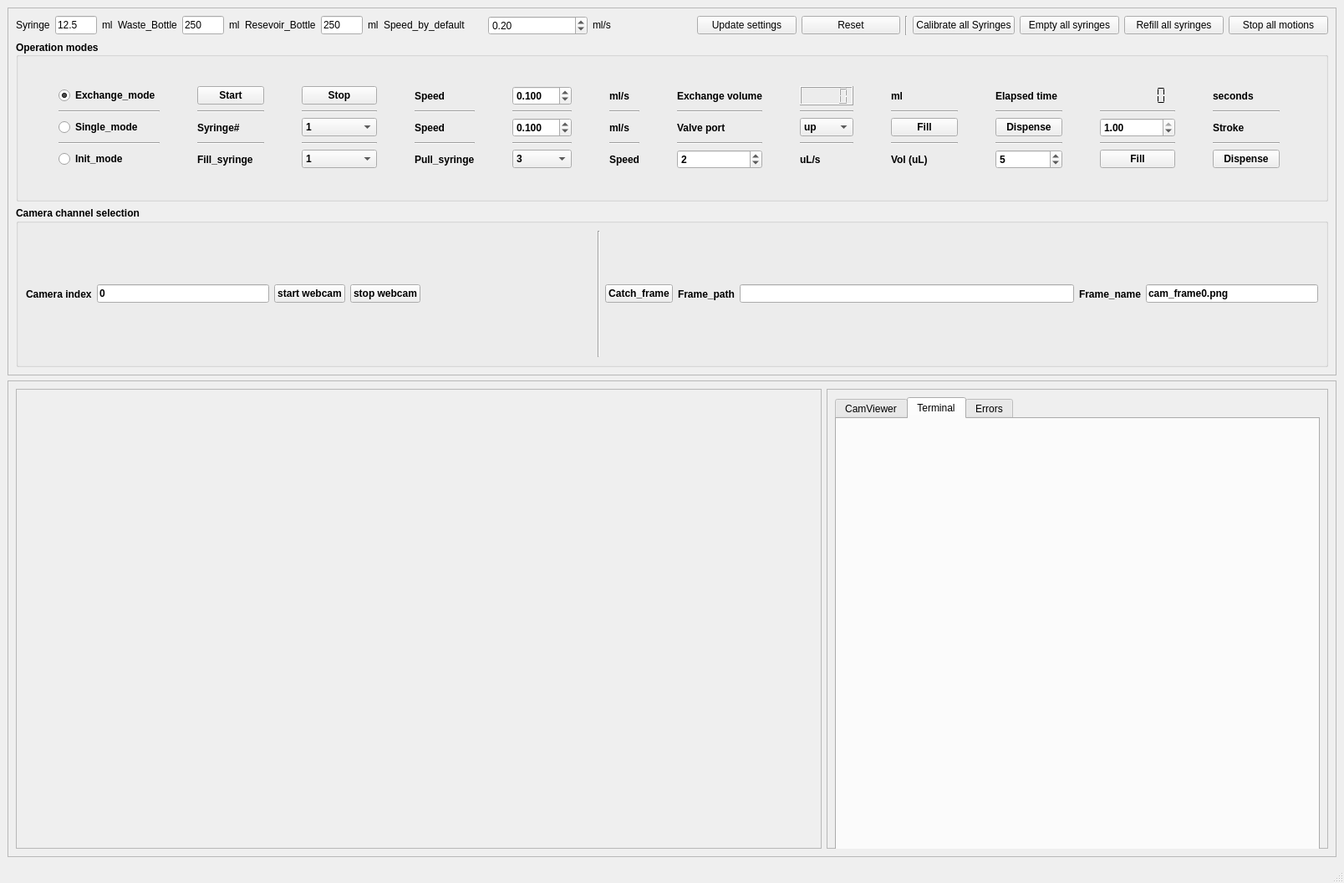
<?xml version="1.0" encoding="UTF-8"?>
<ui version="4.0">
 <class>MainWindow</class>
 <widget class="QMainWindow" name="MainWindow">
  <property name="geometry">
   <rect>
    <x>0</x>
    <y>0</y>
    <width>1608</width>
    <height>1056</height>
   </rect>
  </property>
  <property name="sizePolicy">
   <sizepolicy hsizetype="Preferred" vsizetype="MinimumExpanding">
    <horstretch>0</horstretch>
    <verstretch>0</verstretch>
   </sizepolicy>
  </property>
  <property name="maximumSize">
   <size>
    <width>16777215</width>
    <height>1056</height>
   </size>
  </property>
  <property name="windowTitle">
   <string>MainWindow</string>
  </property>
  <widget class="QWidget" name="centralwidget">
   <layout class="QVBoxLayout" name="verticalLayout_4">
    <item>
     <widget class="QFrame" name="frame_2">
      <property name="sizePolicy">
       <sizepolicy hsizetype="Expanding" vsizetype="Expanding">
        <horstretch>0</horstretch>
        <verstretch>0</verstretch>
       </sizepolicy>
      </property>
      <property name="frameShape">
       <enum>QFrame::StyledPanel</enum>
      </property>
      <property name="frameShadow">
       <enum>QFrame::Raised</enum>
      </property>
      <layout class="QVBoxLayout" name="verticalLayout_3">
       <item>
        <layout class="QHBoxLayout" name="horizontalLayout">
         <item>
          <widget class="QLabel" name="label_3">
           <property name="sizePolicy">
            <sizepolicy hsizetype="Fixed" vsizetype="Fixed">
             <horstretch>0</horstretch>
             <verstretch>0</verstretch>
            </sizepolicy>
           </property>
           <property name="text">
            <string>Syringe</string>
           </property>
          </widget>
         </item>
         <item>
          <widget class="QLineEdit" name="lineEdit_syringe_size">
           <property name="sizePolicy">
            <sizepolicy hsizetype="Fixed" vsizetype="Fixed">
             <horstretch>0</horstretch>
             <verstretch>0</verstretch>
            </sizepolicy>
           </property>
           <property name="maximumSize">
            <size>
             <width>50</width>
             <height>16777215</height>
            </size>
           </property>
           <property name="text">
            <string>12.5</string>
           </property>
          </widget>
         </item>
         <item>
          <widget class="QLabel" name="label_4">
           <property name="sizePolicy">
            <sizepolicy hsizetype="Fixed" vsizetype="Fixed">
             <horstretch>0</horstretch>
             <verstretch>0</verstretch>
            </sizepolicy>
           </property>
           <property name="text">
            <string>ml</string>
           </property>
          </widget>
         </item>
         <item>
          <widget class="QLabel" name="label_5">
           <property name="sizePolicy">
            <sizepolicy hsizetype="Fixed" vsizetype="Fixed">
             <horstretch>0</horstretch>
             <verstretch>0</verstretch>
            </sizepolicy>
           </property>
           <property name="text">
            <string>Waste_Bottle</string>
           </property>
          </widget>
         </item>
         <item>
          <widget class="QLineEdit" name="lineEdit_waste_bottle_size">
           <property name="sizePolicy">
            <sizepolicy hsizetype="Fixed" vsizetype="Fixed">
             <horstretch>0</horstretch>
             <verstretch>0</verstretch>
            </sizepolicy>
           </property>
           <property name="maximumSize">
            <size>
             <width>50</width>
             <height>16777215</height>
            </size>
           </property>
           <property name="text">
            <string>250</string>
           </property>
          </widget>
         </item>
         <item>
          <widget class="QLabel" name="label_6">
           <property name="sizePolicy">
            <sizepolicy hsizetype="Fixed" vsizetype="Fixed">
             <horstretch>0</horstretch>
             <verstretch>0</verstretch>
            </sizepolicy>
           </property>
           <property name="text">
            <string>ml</string>
           </property>
          </widget>
         </item>
         <item>
          <widget class="QLabel" name="label_7">
           <property name="sizePolicy">
            <sizepolicy hsizetype="Fixed" vsizetype="Fixed">
             <horstretch>0</horstretch>
             <verstretch>0</verstretch>
            </sizepolicy>
           </property>
           <property name="text">
            <string>Resevoir_Bottle</string>
           </property>
          </widget>
         </item>
         <item>
          <widget class="QLineEdit" name="lineEdit_resevoir_bottle_size">
           <property name="sizePolicy">
            <sizepolicy hsizetype="Fixed" vsizetype="Fixed">
             <horstretch>0</horstretch>
             <verstretch>0</verstretch>
            </sizepolicy>
           </property>
           <property name="maximumSize">
            <size>
             <width>50</width>
             <height>16777215</height>
            </size>
           </property>
           <property name="text">
            <string>250</string>
           </property>
          </widget>
         </item>
         <item>
          <widget class="QLabel" name="label_8">
           <property name="sizePolicy">
            <sizepolicy hsizetype="Fixed" vsizetype="Fixed">
             <horstretch>0</horstretch>
             <verstretch>0</verstretch>
            </sizepolicy>
           </property>
           <property name="text">
            <string>ml</string>
           </property>
          </widget>
         </item>
         <item>
          <widget class="QLabel" name="label_23">
           <property name="sizePolicy">
            <sizepolicy hsizetype="Preferred" vsizetype="Fixed">
             <horstretch>0</horstretch>
             <verstretch>0</verstretch>
            </sizepolicy>
           </property>
           <property name="text">
            <string>Speed_by_default</string>
           </property>
          </widget>
         </item>
         <item>
          <widget class="QDoubleSpinBox" name="doubleSpinBox_default_speed">
           <property name="maximum">
            <double>5.000000000000000</double>
           </property>
           <property name="singleStep">
            <double>0.200000000000000</double>
           </property>
           <property name="value">
            <double>0.200000000000000</double>
           </property>
          </widget>
         </item>
         <item>
          <widget class="QLabel" name="label_24">
           <property name="sizePolicy">
            <sizepolicy hsizetype="Preferred" vsizetype="Fixed">
             <horstretch>0</horstretch>
             <verstretch>0</verstretch>
            </sizepolicy>
           </property>
           <property name="text">
            <string>ml/s</string>
           </property>
          </widget>
         </item>
         <item>
          <widget class="QPushButton" name="pushButton_update">
           <property name="sizePolicy">
            <sizepolicy hsizetype="Preferred" vsizetype="Fixed">
             <horstretch>0</horstretch>
             <verstretch>0</verstretch>
            </sizepolicy>
           </property>
           <property name="text">
            <string>Update settings</string>
           </property>
          </widget>
         </item>
         <item>
          <widget class="QPushButton" name="pushButton_reset_exchange">
           <property name="text">
            <string>Reset</string>
           </property>
          </widget>
         </item>
         <item>
          <widget class="Line" name="line_38">
           <property name="orientation">
            <enum>Qt::Vertical</enum>
           </property>
          </widget>
         </item>
         <item>
          <widget class="QPushButton" name="pushButton">
           <property name="sizePolicy">
            <sizepolicy hsizetype="Preferred" vsizetype="Fixed">
             <horstretch>0</horstretch>
             <verstretch>0</verstretch>
            </sizepolicy>
           </property>
           <property name="text">
            <string>Calibrate all Syringes</string>
           </property>
          </widget>
         </item>
         <item>
          <widget class="QPushButton" name="pushButton_empty_all">
           <property name="sizePolicy">
            <sizepolicy hsizetype="Preferred" vsizetype="Fixed">
             <horstretch>0</horstretch>
             <verstretch>0</verstretch>
            </sizepolicy>
           </property>
           <property name="text">
            <string>Empty all syringes</string>
           </property>
          </widget>
         </item>
         <item>
          <widget class="QPushButton" name="pushButton_refill_all">
           <property name="sizePolicy">
            <sizepolicy hsizetype="Preferred" vsizetype="Fixed">
             <horstretch>0</horstretch>
             <verstretch>0</verstretch>
            </sizepolicy>
           </property>
           <property name="text">
            <string>Refill all syringes</string>
           </property>
          </widget>
         </item>
         <item>
          <widget class="QPushButton" name="pushButton_stop_all">
           <property name="sizePolicy">
            <sizepolicy hsizetype="Preferred" vsizetype="Fixed">
             <horstretch>0</horstretch>
             <verstretch>0</verstretch>
            </sizepolicy>
           </property>
           <property name="text">
            <string>Stop all motions</string>
           </property>
          </widget>
         </item>
        </layout>
       </item>
       <item>
        <widget class="QGroupBox" name="groupBox">
         <property name="font">
          <font>
           <weight>75</weight>
           <bold>true</bold>
          </font>
         </property>
         <property name="title">
          <string>Operation modes</string>
         </property>
         <property name="alignment">
          <set>Qt::AlignLeading|Qt::AlignLeft|Qt::AlignVCenter</set>
         </property>
         <layout class="QVBoxLayout" name="verticalLayout_2">
          <item>
           <layout class="QGridLayout" name="gridLayout">
            <property name="sizeConstraint">
             <enum>QLayout::SetFixedSize</enum>
            </property>
            <property name="topMargin">
             <number>0</number>
            </property>
            <property name="horizontalSpacing">
             <number>-1</number>
            </property>
            <item row="1" column="2">
             <widget class="Line" name="line_4">
              <property name="orientation">
               <enum>Qt::Horizontal</enum>
              </property>
             </widget>
            </item>
            <item row="2" column="1">
             <widget class="QLabel" name="label_17">
              <property name="sizePolicy">
               <sizepolicy hsizetype="Fixed" vsizetype="Preferred">
                <horstretch>0</horstretch>
                <verstretch>0</verstretch>
               </sizepolicy>
              </property>
              <property name="text">
               <string>Syringe#</string>
              </property>
             </widget>
            </item>
            <item row="2" column="2">
             <widget class="QComboBox" name="comboBox_syringe_number">
              <property name="sizePolicy">
               <sizepolicy hsizetype="Preferred" vsizetype="Fixed">
                <horstretch>0</horstretch>
                <verstretch>0</verstretch>
               </sizepolicy>
              </property>
              <item>
               <property name="text">
                <string>1</string>
               </property>
              </item>
              <item>
               <property name="text">
                <string>2</string>
               </property>
              </item>
              <item>
               <property name="text">
                <string>3</string>
               </property>
              </item>
              <item>
               <property name="text">
                <string>4</string>
               </property>
              </item>
             </widget>
            </item>
            <item row="2" column="8">
             <widget class="QPushButton" name="pushButton_fill">
              <property name="text">
               <string>Fill</string>
              </property>
             </widget>
            </item>
            <item row="1" column="10">
             <widget class="Line" name="line_12">
              <property name="orientation">
               <enum>Qt::Horizontal</enum>
              </property>
             </widget>
            </item>
            <item row="2" column="6">
             <widget class="QLabel" name="label_18">
              <property name="text">
               <string>Valve port</string>
              </property>
             </widget>
            </item>
            <item row="1" column="5">
             <widget class="Line" name="line_7">
              <property name="orientation">
               <enum>Qt::Horizontal</enum>
              </property>
             </widget>
            </item>
            <item row="1" column="11">
             <widget class="Line" name="line_13">
              <property name="orientation">
               <enum>Qt::Horizontal</enum>
              </property>
             </widget>
            </item>
            <item row="0" column="0">
             <widget class="QRadioButton" name="radioButton_exchange_mode">
              <property name="sizePolicy">
               <sizepolicy hsizetype="Fixed" vsizetype="Fixed">
                <horstretch>0</horstretch>
                <verstretch>0</verstretch>
               </sizepolicy>
              </property>
              <property name="text">
               <string>Exchange_mode</string>
              </property>
              <property name="checked">
               <bool>true</bool>
              </property>
             </widget>
            </item>
            <item row="2" column="7">
             <widget class="QComboBox" name="comboBox_valve_port">
              <item>
               <property name="text">
                <string>up</string>
               </property>
              </item>
              <item>
               <property name="text">
                <string>left</string>
               </property>
              </item>
              <item>
               <property name="text">
                <string>right</string>
               </property>
              </item>
             </widget>
            </item>
            <item row="2" column="5">
             <widget class="QLabel" name="label_20">
              <property name="text">
               <string>ml/s</string>
              </property>
             </widget>
            </item>
            <item row="1" column="3">
             <widget class="Line" name="line_5">
              <property name="orientation">
               <enum>Qt::Horizontal</enum>
              </property>
             </widget>
            </item>
            <item row="1" column="7">
             <widget class="Line" name="line_9">
              <property name="orientation">
               <enum>Qt::Horizontal</enum>
              </property>
             </widget>
            </item>
            <item row="1" column="6">
             <widget class="Line" name="line_8">
              <property name="orientation">
               <enum>Qt::Horizontal</enum>
              </property>
             </widget>
            </item>
            <item row="1" column="4">
             <widget class="Line" name="line_6">
              <property name="orientation">
               <enum>Qt::Horizontal</enum>
              </property>
             </widget>
            </item>
            <item row="4" column="0">
             <widget class="QRadioButton" name="radioButton_init_mode">
              <property name="text">
               <string>Init_mode</string>
              </property>
             </widget>
            </item>
            <item row="1" column="8">
             <widget class="Line" name="line_10">
              <property name="orientation">
               <enum>Qt::Horizontal</enum>
              </property>
             </widget>
            </item>
            <item row="2" column="4">
             <widget class="QDoubleSpinBox" name="doubleSpinBox_speed_normal_mode">
              <property name="decimals">
               <number>3</number>
              </property>
              <property name="value">
               <double>0.100000000000000</double>
              </property>
             </widget>
            </item>
            <item row="4" column="9">
             <widget class="QSpinBox" name="spinBox_volume_init_mode">
              <property name="maximum">
               <number>10000</number>
              </property>
              <property name="value">
               <number>5</number>
              </property>
             </widget>
            </item>
            <item row="4" column="2">
             <widget class="QComboBox" name="comboBox_pushing_syringe_init_mode">
              <property name="sizePolicy">
               <sizepolicy hsizetype="Fixed" vsizetype="Fixed">
                <horstretch>0</horstretch>
                <verstretch>0</verstretch>
               </sizepolicy>
              </property>
              <property name="maximumSize">
               <size>
                <width>90</width>
                <height>16777215</height>
               </size>
              </property>
              <item>
               <property name="text">
                <string>1</string>
               </property>
              </item>
              <item>
               <property name="text">
                <string>2</string>
               </property>
              </item>
             </widget>
            </item>
            <item row="4" column="10">
             <widget class="QPushButton" name="pushButton_fill_init_mode">
              <property name="text">
               <string>Fill</string>
              </property>
             </widget>
            </item>
            <item row="1" column="9">
             <widget class="Line" name="line_11">
              <property name="orientation">
               <enum>Qt::Horizontal</enum>
              </property>
             </widget>
            </item>
            <item row="1" column="1">
             <widget class="Line" name="line_3">
              <property name="orientation">
               <enum>Qt::Horizontal</enum>
              </property>
             </widget>
            </item>
            <item row="2" column="0">
             <widget class="QRadioButton" name="radioButton_single_mode">
              <property name="text">
               <string>Single_mode</string>
              </property>
             </widget>
            </item>
            <item row="3" column="3">
             <widget class="Line" name="line_28">
              <property name="orientation">
               <enum>Qt::Horizontal</enum>
              </property>
             </widget>
            </item>
            <item row="3" column="1">
             <widget class="Line" name="line_26">
              <property name="orientation">
               <enum>Qt::Horizontal</enum>
              </property>
             </widget>
            </item>
            <item row="3" column="2">
             <widget class="Line" name="line_27">
              <property name="orientation">
               <enum>Qt::Horizontal</enum>
              </property>
             </widget>
            </item>
            <item row="2" column="9">
             <widget class="QPushButton" name="pushButton_dispense">
              <property name="text">
               <string>Dispense</string>
              </property>
             </widget>
            </item>
            <item row="2" column="10">
             <widget class="QDoubleSpinBox" name="doubleSpinBox_stroke_factor">
              <property name="maximum">
               <double>1.000000000000000</double>
              </property>
              <property name="singleStep">
               <double>0.100000000000000</double>
              </property>
              <property name="value">
               <double>1.000000000000000</double>
              </property>
             </widget>
            </item>
            <item row="3" column="0">
             <widget class="Line" name="line">
              <property name="orientation">
               <enum>Qt::Horizontal</enum>
              </property>
             </widget>
            </item>
            <item row="3" column="4">
             <widget class="Line" name="line_29">
              <property name="orientation">
               <enum>Qt::Horizontal</enum>
              </property>
             </widget>
            </item>
            <item row="2" column="11">
             <widget class="QLabel" name="label_22">
              <property name="text">
               <string>Stroke</string>
              </property>
             </widget>
            </item>
            <item row="3" column="10">
             <widget class="Line" name="line_35">
              <property name="orientation">
               <enum>Qt::Horizontal</enum>
              </property>
             </widget>
            </item>
            <item row="3" column="7">
             <widget class="Line" name="line_32">
              <property name="orientation">
               <enum>Qt::Horizontal</enum>
              </property>
             </widget>
            </item>
            <item row="3" column="9">
             <widget class="Line" name="line_34">
              <property name="orientation">
               <enum>Qt::Horizontal</enum>
              </property>
             </widget>
            </item>
            <item row="3" column="11">
             <widget class="Line" name="line_36">
              <property name="orientation">
               <enum>Qt::Horizontal</enum>
              </property>
             </widget>
            </item>
            <item row="3" column="5">
             <widget class="Line" name="line_30">
              <property name="orientation">
               <enum>Qt::Horizontal</enum>
              </property>
             </widget>
            </item>
            <item row="3" column="8">
             <widget class="Line" name="line_33">
              <property name="orientation">
               <enum>Qt::Horizontal</enum>
              </property>
             </widget>
            </item>
            <item row="3" column="6">
             <widget class="Line" name="line_31">
              <property name="orientation">
               <enum>Qt::Horizontal</enum>
              </property>
             </widget>
            </item>
            <item row="0" column="11">
             <widget class="QLabel" name="label_34">
              <property name="sizePolicy">
               <sizepolicy hsizetype="Fixed" vsizetype="Preferred">
                <horstretch>0</horstretch>
                <verstretch>0</verstretch>
               </sizepolicy>
              </property>
              <property name="text">
               <string>seconds</string>
              </property>
             </widget>
            </item>
            <item row="0" column="9">
             <widget class="QLabel" name="label_33">
              <property name="sizePolicy">
               <sizepolicy hsizetype="Fixed" vsizetype="Preferred">
                <horstretch>0</horstretch>
                <verstretch>0</verstretch>
               </sizepolicy>
              </property>
              <property name="text">
               <string>Elapsed time</string>
              </property>
             </widget>
            </item>
            <item row="4" column="3">
             <widget class="QLabel" name="label_25">
              <property name="text">
               <string>Pull_syringe</string>
              </property>
             </widget>
            </item>
            <item row="4" column="7">
             <widget class="QLabel" name="label_27">
              <property name="text">
               <string>uL/s</string>
              </property>
             </widget>
            </item>
            <item row="0" column="1">
             <widget class="QPushButton" name="pushButton_start">
              <property name="text">
               <string>Start</string>
              </property>
             </widget>
            </item>
            <item row="4" column="11">
             <widget class="QPushButton" name="pushButton_dispense_init_mode">
              <property name="text">
               <string>Dispense</string>
              </property>
             </widget>
            </item>
            <item row="0" column="3">
             <widget class="QLabel" name="label">
              <property name="sizePolicy">
               <sizepolicy hsizetype="Fixed" vsizetype="Preferred">
                <horstretch>0</horstretch>
                <verstretch>0</verstretch>
               </sizepolicy>
              </property>
              <property name="text">
               <string>Speed</string>
              </property>
             </widget>
            </item>
            <item row="0" column="4">
             <widget class="QDoubleSpinBox" name="doubleSpinBox">
              <property name="sizePolicy">
               <sizepolicy hsizetype="Fixed" vsizetype="Fixed">
                <horstretch>0</horstretch>
                <verstretch>0</verstretch>
               </sizepolicy>
              </property>
              <property name="decimals">
               <number>3</number>
              </property>
              <property name="maximum">
               <double>100.000000000000000</double>
              </property>
              <property name="singleStep">
               <double>0.050000000000000</double>
              </property>
              <property name="value">
               <double>0.100000000000000</double>
              </property>
             </widget>
            </item>
            <item row="0" column="7">
             <widget class="QLCDNumber" name="lcdNumber_exchange_volume">
              <property name="sizePolicy">
               <sizepolicy hsizetype="Fixed" vsizetype="Minimum">
                <horstretch>0</horstretch>
                <verstretch>0</verstretch>
               </sizepolicy>
              </property>
              <property name="intValue" stdset="0">
               <number>0</number>
              </property>
             </widget>
            </item>
            <item row="4" column="1">
             <widget class="QLabel" name="label_21">
              <property name="text">
               <string>Fill_syringe</string>
              </property>
             </widget>
            </item>
            <item row="0" column="8">
             <widget class="QLabel" name="label_10">
              <property name="sizePolicy">
               <sizepolicy hsizetype="Fixed" vsizetype="Preferred">
                <horstretch>0</horstretch>
                <verstretch>0</verstretch>
               </sizepolicy>
              </property>
              <property name="text">
               <string>ml</string>
              </property>
             </widget>
            </item>
            <item row="4" column="8">
             <widget class="QLabel" name="label_28">
              <property name="text">
               <string>Vol (uL)</string>
              </property>
             </widget>
            </item>
            <item row="4" column="4">
             <widget class="QComboBox" name="comboBox_pulling_syringe_init_mode">
              <item>
               <property name="text">
                <string>3</string>
               </property>
              </item>
              <item>
               <property name="text">
                <string>4</string>
               </property>
              </item>
             </widget>
            </item>
            <item row="0" column="6">
             <widget class="QLabel" name="label_9">
              <property name="sizePolicy">
               <sizepolicy hsizetype="Fixed" vsizetype="Preferred">
                <horstretch>0</horstretch>
                <verstretch>0</verstretch>
               </sizepolicy>
              </property>
              <property name="text">
               <string>Exchange volume</string>
              </property>
             </widget>
            </item>
            <item row="0" column="2">
             <widget class="QPushButton" name="pushButton_stop">
              <property name="text">
               <string>Stop</string>
              </property>
             </widget>
            </item>
            <item row="2" column="3">
             <widget class="QLabel" name="label_19">
              <property name="text">
               <string>Speed</string>
              </property>
             </widget>
            </item>
            <item row="0" column="5">
             <widget class="QLabel" name="label_2">
              <property name="sizePolicy">
               <sizepolicy hsizetype="Fixed" vsizetype="Preferred">
                <horstretch>0</horstretch>
                <verstretch>0</verstretch>
               </sizepolicy>
              </property>
              <property name="text">
               <string>ml/s</string>
              </property>
             </widget>
            </item>
            <item row="4" column="6">
             <widget class="QSpinBox" name="spinBox_speed_init_mode">
              <property name="maximum">
               <number>1000</number>
              </property>
              <property name="value">
               <number>2</number>
              </property>
             </widget>
            </item>
            <item row="4" column="5">
             <widget class="QLabel" name="label_26">
              <property name="text">
               <string>Speed</string>
              </property>
             </widget>
            </item>
            <item row="1" column="0">
             <widget class="Line" name="line_2">
              <property name="orientation">
               <enum>Qt::Horizontal</enum>
              </property>
             </widget>
            </item>
            <item row="0" column="10">
             <widget class="QLCDNumber" name="lcdNumber_time">
              <property name="sizePolicy">
               <sizepolicy hsizetype="Fixed" vsizetype="Minimum">
                <horstretch>0</horstretch>
                <verstretch>0</verstretch>
               </sizepolicy>
              </property>
              <property name="minimumSize">
               <size>
                <width>90</width>
                <height>0</height>
               </size>
              </property>
              <property name="font">
               <font>
                <italic>false</italic>
                <underline>false</underline>
                <kerning>true</kerning>
               </font>
              </property>
              <property name="frameShape">
               <enum>QFrame::Panel</enum>
              </property>
              <property name="frameShadow">
               <enum>QFrame::Raised</enum>
              </property>
              <property name="lineWidth">
               <number>0</number>
              </property>
              <property name="midLineWidth">
               <number>-1</number>
              </property>
              <property name="smallDecimalPoint">
               <bool>true</bool>
              </property>
              <property name="digitCount">
               <number>6</number>
              </property>
              <property name="segmentStyle">
               <enum>QLCDNumber::Flat</enum>
              </property>
              <property name="value" stdset="0">
               <double>0.000000000000000</double>
              </property>
              <property name="intValue" stdset="0">
               <number>0</number>
              </property>
             </widget>
            </item>
           </layout>
          </item>
         </layout>
        </widget>
       </item>
       <item>
        <widget class="QGroupBox" name="groupBox_2">
         <property name="sizePolicy">
          <sizepolicy hsizetype="Preferred" vsizetype="Preferred">
           <horstretch>0</horstretch>
           <verstretch>0</verstretch>
          </sizepolicy>
         </property>
         <property name="font">
          <font>
           <weight>75</weight>
           <bold>true</bold>
          </font>
         </property>
         <property name="title">
          <string>Camera channel selection</string>
         </property>
         <layout class="QHBoxLayout" name="horizontalLayout_4">
          <item>
           <widget class="QLabel" name="label_30">
            <property name="text">
             <string>Camera index</string>
            </property>
           </widget>
          </item>
          <item>
           <widget class="QLineEdit" name="lineEdit_camera_index">
            <property name="text">
             <string>0</string>
            </property>
           </widget>
          </item>
          <item>
           <widget class="QPushButton" name="pushButton_start_webcam">
            <property name="text">
             <string>start webcam</string>
            </property>
           </widget>
          </item>
          <item>
           <widget class="QPushButton" name="pushButton_stop_webcam">
            <property name="text">
             <string>stop webcam</string>
            </property>
           </widget>
          </item>
          <item>
           <spacer name="horizontalSpacer_2">
            <property name="orientation">
             <enum>Qt::Horizontal</enum>
            </property>
            <property name="sizeHint" stdset="0">
             <size>
              <width>40</width>
              <height>20</height>
             </size>
            </property>
           </spacer>
          </item>
          <item>
           <widget class="Line" name="line_37">
            <property name="orientation">
             <enum>Qt::Vertical</enum>
            </property>
           </widget>
          </item>
          <item>
           <widget class="QPushButton" name="pushButton_catch_frame">
            <property name="text">
             <string>Catch_frame</string>
            </property>
           </widget>
          </item>
          <item>
           <widget class="QLabel" name="label_29">
            <property name="text">
             <string>Frame_path</string>
            </property>
           </widget>
          </item>
          <item>
           <widget class="QLineEdit" name="lineEdit_frame_path">
            <property name="minimumSize">
             <size>
              <width>400</width>
              <height>0</height>
             </size>
            </property>
           </widget>
          </item>
          <item>
           <widget class="QLabel" name="label_31">
            <property name="text">
             <string>Frame_name</string>
            </property>
           </widget>
          </item>
          <item>
           <widget class="QLineEdit" name="lineEdit_frame_name">
            <property name="text">
             <string>cam_frame0.png</string>
            </property>
           </widget>
          </item>
         </layout>
        </widget>
       </item>
      </layout>
     </widget>
    </item>
    <item>
     <widget class="QFrame" name="frame">
      <property name="sizePolicy">
       <sizepolicy hsizetype="Minimum" vsizetype="Minimum">
        <horstretch>0</horstretch>
        <verstretch>0</verstretch>
       </sizepolicy>
      </property>
      <property name="maximumSize">
       <size>
        <width>16777215</width>
        <height>700</height>
       </size>
      </property>
      <property name="frameShape">
       <enum>QFrame::StyledPanel</enum>
      </property>
      <property name="frameShadow">
       <enum>QFrame::Raised</enum>
      </property>
      <layout class="QHBoxLayout" name="horizontalLayout_3">
       <item>
        <widget class="QFrame" name="frame_3">
         <property name="sizePolicy">
          <sizepolicy hsizetype="Preferred" vsizetype="Preferred">
           <horstretch>0</horstretch>
           <verstretch>0</verstretch>
          </sizepolicy>
         </property>
         <property name="minimumSize">
          <size>
           <width>800</width>
           <height>520</height>
          </size>
         </property>
         <property name="maximumSize">
          <size>
           <width>16777215</width>
           <height>6500</height>
          </size>
         </property>
         <property name="frameShape">
          <enum>QFrame::StyledPanel</enum>
         </property>
         <property name="frameShadow">
          <enum>QFrame::Raised</enum>
         </property>
         <layout class="QHBoxLayout" name="horizontalLayout_2">
          <item>
           <widget class="syringe_widget" name="widget_psd" native="true">
            <property name="sizePolicy">
             <sizepolicy hsizetype="Preferred" vsizetype="Preferred">
              <horstretch>0</horstretch>
              <verstretch>0</verstretch>
             </sizepolicy>
            </property>
            <property name="maximumSize">
             <size>
              <width>16777215</width>
              <height>6000</height>
             </size>
            </property>
           </widget>
          </item>
         </layout>
        </widget>
       </item>
       <item>
        <widget class="QFrame" name="frame_4">
         <property name="sizePolicy">
          <sizepolicy hsizetype="Preferred" vsizetype="Preferred">
           <horstretch>0</horstretch>
           <verstretch>0</verstretch>
          </sizepolicy>
         </property>
         <property name="minimumSize">
          <size>
           <width>300</width>
           <height>300</height>
          </size>
         </property>
         <property name="maximumSize">
          <size>
           <width>600</width>
           <height>550</height>
          </size>
         </property>
         <property name="frameShape">
          <enum>QFrame::StyledPanel</enum>
         </property>
         <property name="frameShadow">
          <enum>QFrame::Raised</enum>
         </property>
         <layout class="QHBoxLayout" name="horizontalLayout_5">
          <item>
           <widget class="QTabWidget" name="tabWidget">
            <property name="minimumSize">
             <size>
              <width>0</width>
              <height>550</height>
             </size>
            </property>
            <property name="currentIndex">
             <number>1</number>
            </property>
            <widget class="QWidget" name="tab">
             <attribute name="title">
              <string>CamViewer</string>
             </attribute>
             <layout class="QHBoxLayout" name="horizontalLayout_6">
              <item>
               <widget class="QLabel" name="label_cam">
                <property name="text">
                 <string>webcam</string>
                </property>
               </widget>
              </item>
             </layout>
            </widget>
            <widget class="QWidget" name="tab_2">
             <attribute name="title">
              <string>Terminal</string>
             </attribute>
             <layout class="QHBoxLayout" name="horizontalLayout_7">
              <item>
               <widget class="TerminalWidget" name="widget_terminal" native="true"/>
              </item>
             </layout>
            </widget>
            <widget class="QWidget" name="tab_3">
             <attribute name="title">
              <string>Errors</string>
             </attribute>
             <layout class="QVBoxLayout" name="verticalLayout">
              <item>
               <widget class="QTextBrowser" name="textBrowser_error_msg"/>
              </item>
             </layout>
            </widget>
           </widget>
          </item>
         </layout>
        </widget>
       </item>
      </layout>
     </widget>
    </item>
   </layout>
  </widget>
  <widget class="QMenuBar" name="menubar">
   <property name="geometry">
    <rect>
     <x>0</x>
     <y>0</y>
     <width>1608</width>
     <height>22</height>
    </rect>
   </property>
  </widget>
  <widget class="QStatusBar" name="statusbar"/>
 </widget>
 <customwidgets>
  <customwidget>
   <class>syringe_widget</class>
   <extends>QWidget</extends>
   <header>syringe_widget</header>
   <container>1</container>
  </customwidget>
  <customwidget>
   <class>TerminalWidget</class>
   <extends>QWidget</extends>
   <header>terminal_widget.h</header>
   <container>1</container>
  </customwidget>
 </customwidgets>
 <resources/>
 <connections/>
</ui>
